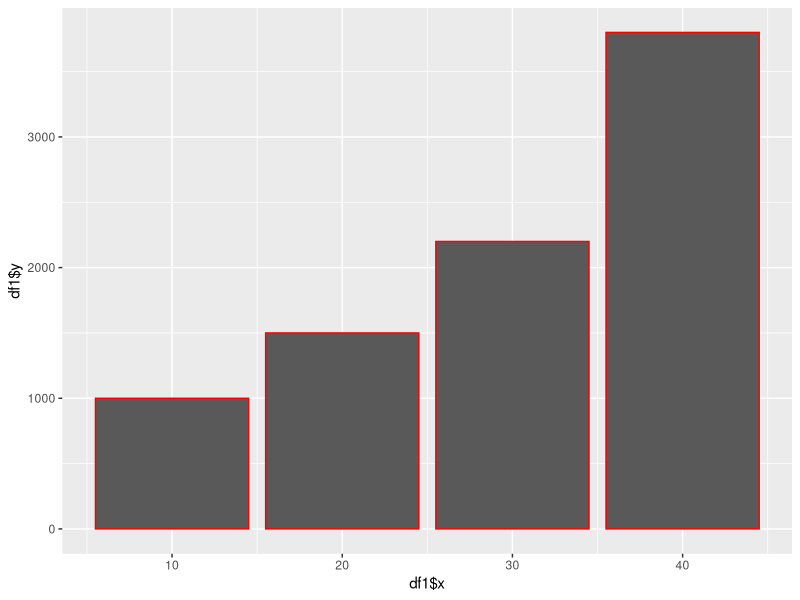
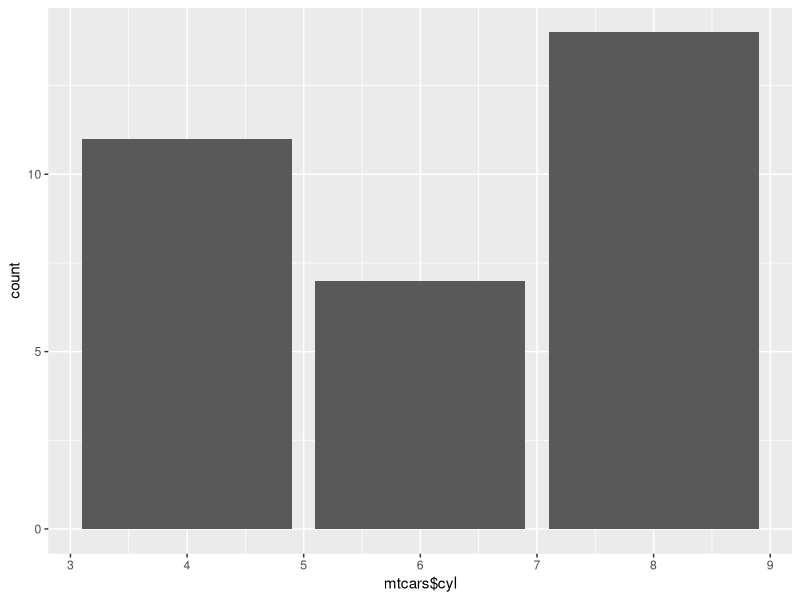

Write the R code that produced these figures, in order.
###################################
### example ggplot
###################################

library(ggplot2)

# Simple Example 1
x <- c(10, 20, 30, 40)
y <- c(1000, 1500, 2200, 3800)
df1 <- data.frame(x, y)
n <- ggplot(df1, aes(df1$x, df1$y ))
n + geom_bar(stat = "identity", col="red")

# Simple Example 2
ggplot(mtcars, aes(x=mtcars$cyl)) + geom_bar()

